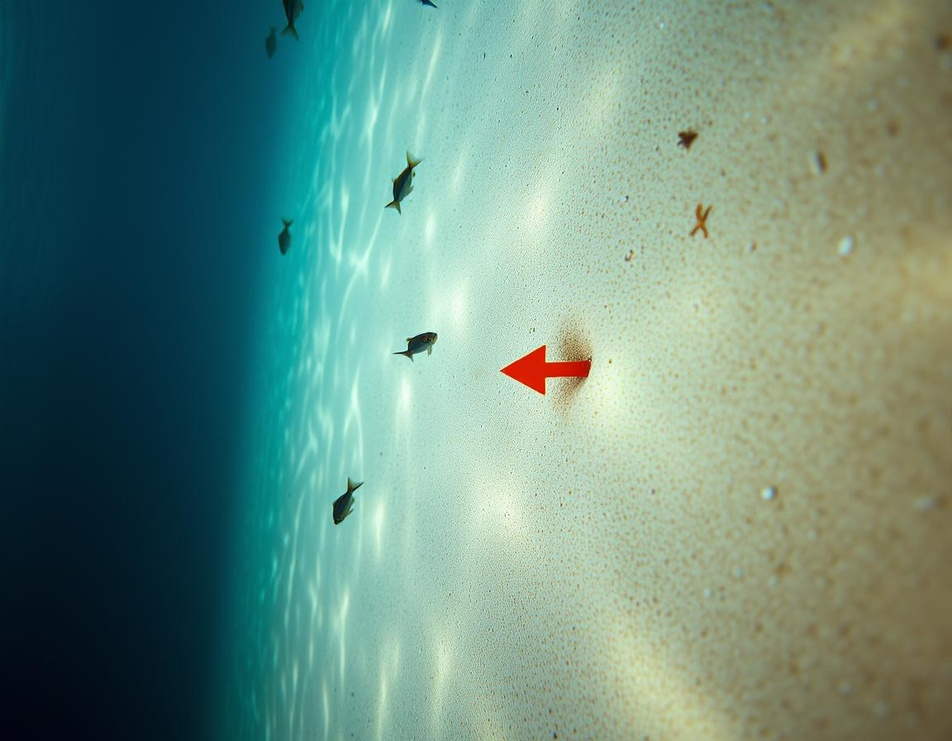
#> input picture arrow1R.jpg, 952 x 741 px, shrunk from 1152 x 896 before the run
$ python ArrowDetector.py
#> lines starting #> are read from the running program, lines starting #| are printed output that depends on the picture; after the words box and inside, x2 and y2 are one past the last pixel; in counts of white or black regions, pixels touching at a corner belong together; long printed decimals are rounded
import cv2 as cv
import numpy as np
import math
image=cv.imread("arrow1R.jpg")
#> image is the input picture: shape (741, 952, 3); mean B, G, R 126.7, 140.9, 105.4
hsv=cv.cvtColor(image,cv.COLOR_BGR2HSV)
#> hsv: shape (741, 952, 3); mean H, S, V 68.5, 118.6, 145.9


def redMasking(hsv):
    lower_red1 = np.array([0, 50, 50])
    upper_red1 = np.array([10, 255, 255])
    lower_red2 = np.array([170, 50, 50])
    upper_red2 = np.array([180, 255, 255])
    mask1 = cv.inRange(hsv, lower_red1, upper_red1)
    mask2 = cv.inRange(hsv, lower_red2, upper_red2)
    red_mask = cv.bitwise_or(mask1, mask2)
    return red_mask

def procImage(img):
    blur = cv.GaussianBlur(img,(5,5),1)
    edges= cv.Canny(blur,200,200)
    dialate = cv.dilate(edges,(5,5),iterations=3)
    eroded = cv.erode(dialate,(5,5),iterations=2)
    finalImg = eroded
    return finalImg
def calculateAngle(pt1, pt2, pt3):
    a = np.array(pt1)
    b = np.array(pt2)
    c = np.array(pt3)

    ba = a - b
    bc = c - b

    cosine_angle = np.dot(ba, bc) / (np.linalg.norm(ba) * np.linalg.norm(bc))
    angle = np.degrees(np.arccos(cosine_angle))

    return angle
def fContour(contours):
    max_contour = max(contours, key=cv.contourArea)
    return max_contour
def findTip(contour):
    epsilon = 0.02 * cv.arcLength(contour, True)
    approx = cv.approxPolyDP(contour, epsilon, True)

    min_angle = 360
    tip = None

    for i in range(len(approx)):
        prev_point = approx[i - 1][0]
        curr_point = approx[i][0]
        next_point = approx[(i + 1) % len(approx)][0]

        angle = calculateAngle(prev_point, curr_point, next_point)

        if angle < min_angle:
            min_angle = angle
            tip = curr_point

    return tip
def findCentroid(contour):
    M = cv.moments(contour)
    if M["m00"] != 0:
        cx = int(M["m10"] / M["m00"])
        cy = int(M["m01"] / M["m00"])
    else:
        cx, cy = 0, 0
    return (cx, cy)
def Fangle(tip,centriod):
    x1, y1 = tip
    x2, y2 = centriod

    angle_with_vertical = math.atan2(x2-x1,y2-y1)
    angle_with_vertical_degrees = math.degrees(angle_with_vertical)
    return angle_with_vertical_degrees

redMask=redMasking(hsv)
#> in redMasking, `mask1 = cv.inRange(hsv, lower_red1, upper_red1)`:
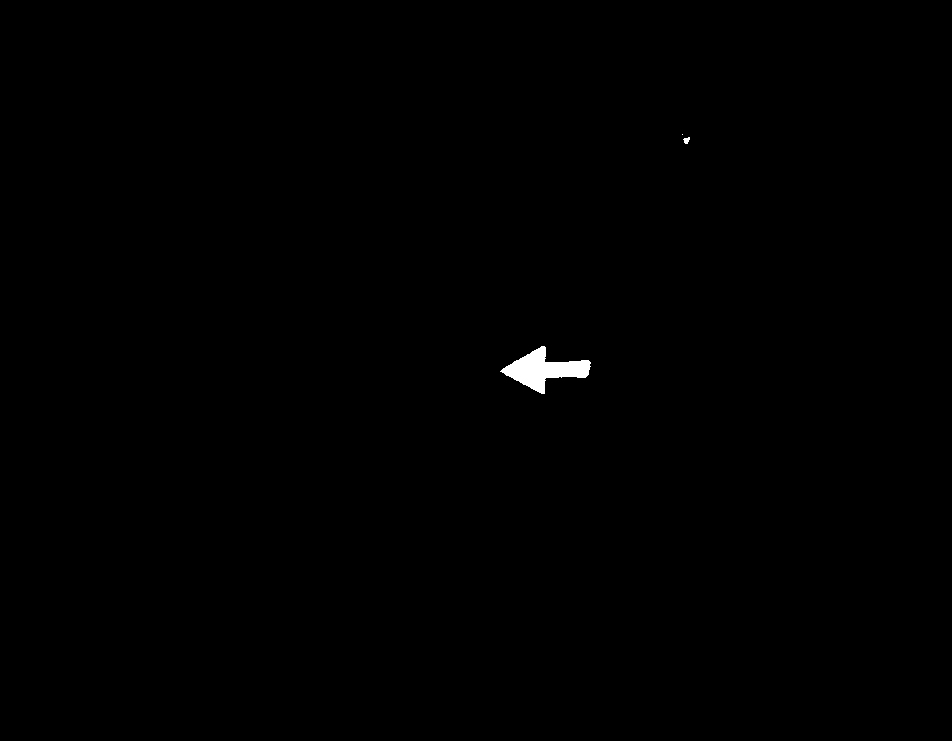
#> mask1: shape (741, 952); 0.28% white; 3 white regions (1 under 20 px), largest, box (x1, y1, x2, y2) and area: (500, 346, 591, 394) 1920, (683, 137, 690, 144) 32
finalImg=procImage(redMask)
#> in procImage, `edges= cv.Canny(blur,200,200)`:
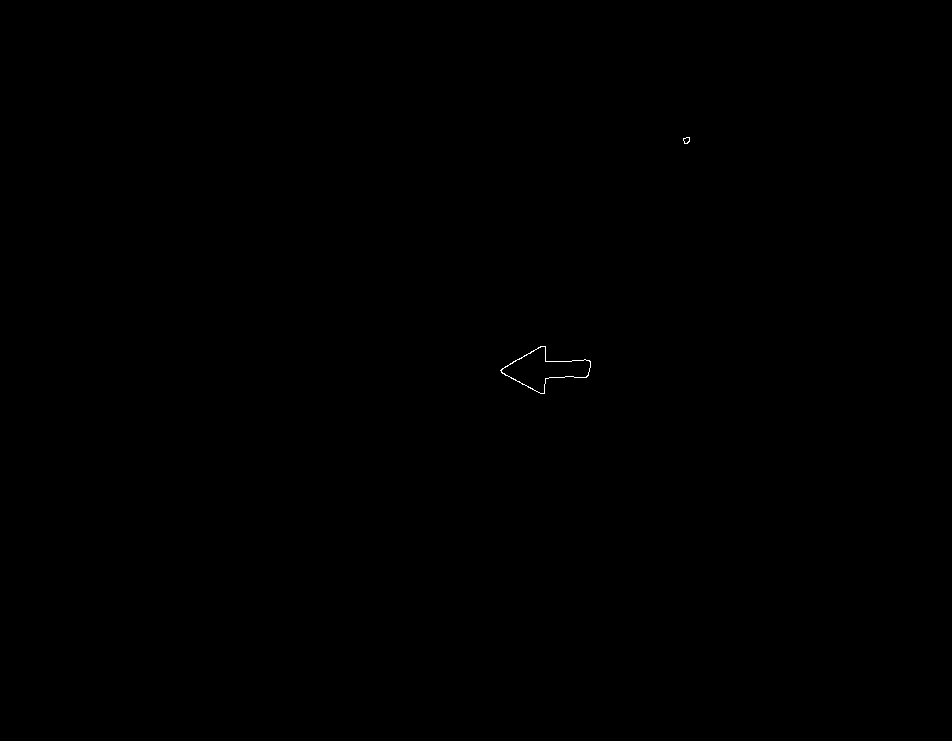
#> edges: shape (741, 952); 0.04% white in thin lines or dots, all inside (x1, y1, x2, y2) = (500, 137, 690, 394)
#> in procImage, `dialate = cv.dilate(edges,(5,5),iterations=3)`:
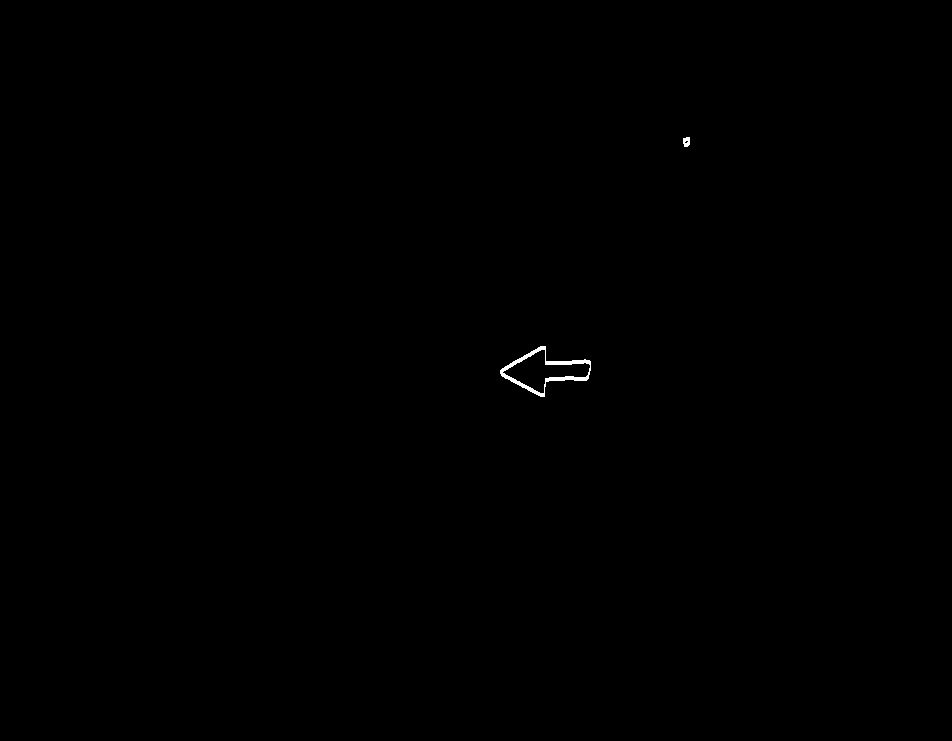
#> dialate: shape (741, 952); 0.12% white; 2 white regions, box (x1, y1, x2, y2) and area: (500, 346, 591, 397) 789, (683, 137, 690, 147) 57
ret,threshold_img=cv.threshold(finalImg,150,250,cv.THRESH_BINARY)
#> threshold_img: shape (741, 952); values 0 (black) and 250 (white), 0.07% white in thin lines or dots, all inside (x1, y1, x2, y2) = (500, 139, 690, 397)
contours,herr=cv.findContours(threshold_img,cv.RETR_EXTERNAL,cv.CHAIN_APPROX_SIMPLE)
#> contours = 2 contours; box (x1, y1, x2, y2) and area: (500, 348, 591, 397) 2018, (683, 139, 690, 147) 35; herr = [[1, -1, -1, -1], [-1, 0, -1, -1]]
contour=fContour(contours)
#> in fContour, `max_contour = max(contours, key=cv.contourArea)`: max_contour = contour of 98 points, box (x1, y1, x2, y2) (500, 348, 591, 397), area 2018
#> contour has the same summary as max_contour in fContour
tip=findTip(contour)
#> in findTip, `epsilon = 0.02 * cv.arcLength(contour, True)`: epsilon = 4.94
#> in findTip, `approx = cv.approxPolyDP(contour, epsilon, True)`: approx = [[500, 372], [544, 396], [546, 381], [586, 380], [590, 363], [546, 363], [540, 348]]
#> the loop in findTip, `for i in range(len(approx)):` made 7 passes
#> (a in calculateAngle, c in calculateAngle, ba in calculateAngle, bc in calculateAngle, cosine_angle in calculateAngle, angle, min_angle, tip) on pass 1: ([540, 348], [544, 396], [40, -24], [44, 24], 0.506, 59.57, 59.57, [500, 372])
#> after the loop in findTip, `for i in range(len(approx)):`: min_angle = 59.57
#> tip = [500, 372]
centriod=findCentroid(contour)
#> in findCentroid, `M = cv.moments(contour)`: M = moments, m00 2018, centre m10/m00, m01/m00 = (543.4, 371.8)
#> in findCentroid, `cx = int(M["m10"] / M["m00"])`: cx = 543
#> in findCentroid, `cy = int(M["m01"] / M["m00"])`: cy = 371
#> centriod = (543, 371)
image_main = image.copy()
cv.drawContours(image_main, [contour], -1, (93,170,40), 3)
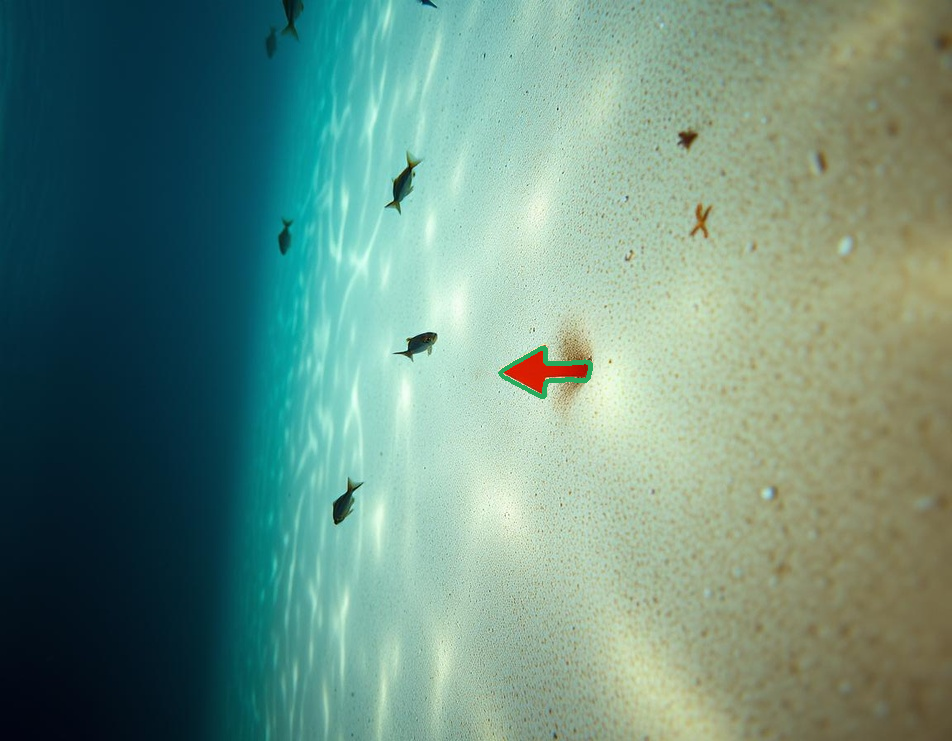
#> image_main: shape (741, 952, 3); 0.16% of pixels changed, all inside (x1, y1, x2, y2) = (498, 346, 593, 399)
angle=Fangle(tip,centriod)
#> in Fangle, `x1, y1 = tip`: x1 = 500; y1 = 372
#> in Fangle, `x2, y2 = centriod`: x2 = 543; y2 = 371
#> in Fangle, `angle_with_vertical = math.atan2(x2-x1,y2-y1)`: angle_with_vertical = 1.59
#> in Fangle, `angle_with_vertical_degrees = math.degrees(angle_with_vertical)`: angle_with_vertical_degrees = 91.33
#> angle = 91.33
rows, cols = image.shape[:2]
image_main = image.copy()
cv.drawContours(image_main, [contour], -1, (93, 170, 40), 3)
cv.circle(image_main, tuple(tip), 8, (255, 0, 0), -1)
#> image_main: shape (741, 952, 3); 0.03% of pixels changed, all inside (x1, y1, x2, y2) = (492, 364, 509, 381)
cv.circle(image_main, centriod, 8, (0, 255, 0), -1)
#> image_main: shape (741, 952, 3); mean B, G, R 126.7, 140.9, 105
cv.line(image_main, tuple(tip), centriod, (0, 0, 0), 2)
#> image_main: shape (741, 952, 3); mean B, G, R 126.7, 140.9, 105
cv.imshow('Arrow Analysis with Centroid', image_main)
print(Fangle(tip,centriod))
#| 91.332
cv.waitKey(0)
cv.destroyAllWindows()

$ run again, with arrow1.jpg copied over arrow1R.jpg
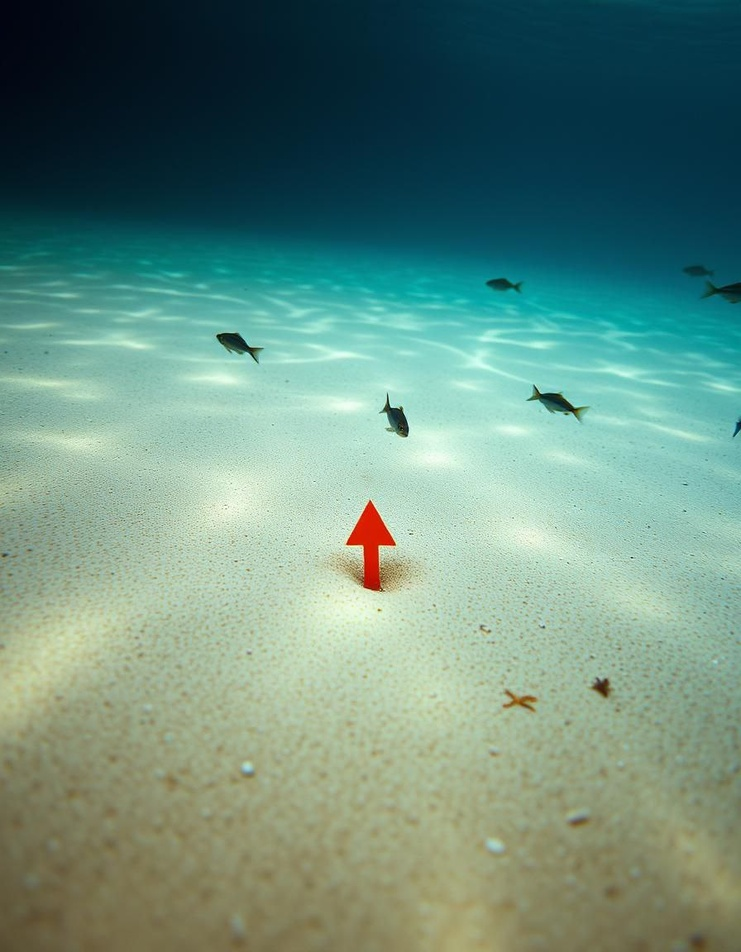
#> input picture arrow1.jpg, 741 x 952 px, shrunk from 896 x 1152 before the run
#> image is the input picture: shape (952, 741, 3); mean B, G, R 126.7, 140.9, 105.4
#> hsv: shape (952, 741, 3); mean H, S, V 68.5, 118.5, 145.9
#> in redMasking, `mask1 = cv.inRange(hsv, lower_red1, upper_red1)`:
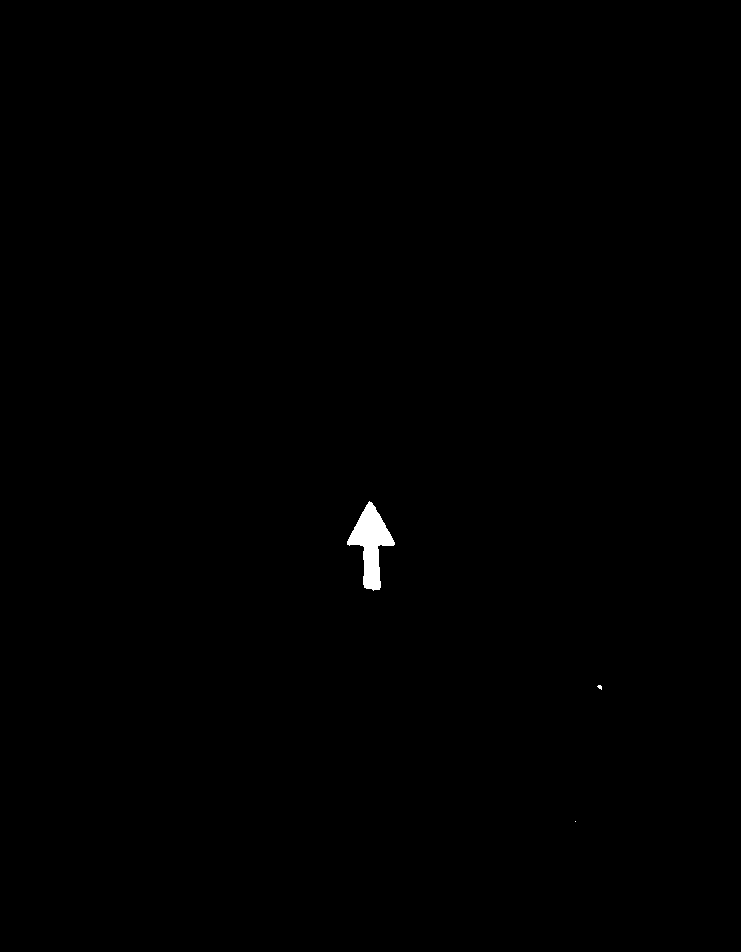
#> mask1: shape (952, 741); 0.27% white; 3 white regions (2 under 20 px), largest, box (x1, y1, x2, y2) and area: (347, 501, 395, 591) 1918
#> mask2: shape (952, 741); every value is 0
#> edges: shape (952, 741); 0.04% white in thin lines or dots, all inside (x1, y1, x2, y2) = (347, 501, 603, 690)
#> dialate: shape (952, 741); 0.08% white; 2 white regions, box (x1, y1, x2, y2) and area: (347, 501, 395, 594) 556, (597, 685, 603, 693) 41
#> eroded: shape (952, 741); 0.05% white in thin lines or dots, all inside (x1, y1, x2, y2) = (347, 503, 603, 693)
#> contours = 2 contours; box (x1, y1, x2, y2) and area: (347, 503, 395, 594) 1970, (597, 687, 603, 693) 20; herr = [[1, -1, -1, -1], [-1, 0, -1, -1]]
#> max_contour = contour of 108 points, box (x1, y1, x2, y2) (347, 503, 395, 594), area 1970
#> contour has the same summary as max_contour in fContour
#> epsilon = 4.94
#> approx = [[368, 503], [347, 547], [363, 550], [363, 588], [376, 593], [378, 550], [394, 543]]
#> the loop in findTip, `for i in range(len(approx)):` made 7 passes
#> (a in calculateAngle, c in calculateAngle, ba in calculateAngle, bc in calculateAngle, cosine_angle in calculateAngle, angle, min_angle, tip) on pass 1: ([394, 543], [347, 547], [26, 40], [-21, 44], 0.522, 58.54, 58.54, [368, 503])
#> after the loop in findTip, `for i in range(len(approx)):`: min_angle = 58.54
#> `tip=findTip(contour)`: tip = [368, 503]
#> M = moments, m00 1969.5, centre m10/m00, m01/m00 = (370.5, 545.6)
#> cx = 370
#> cy = 545
#> centriod = (370, 545)
#> `cv.drawContours(image_main, [contour], -1, (93,170,40), 3)`:
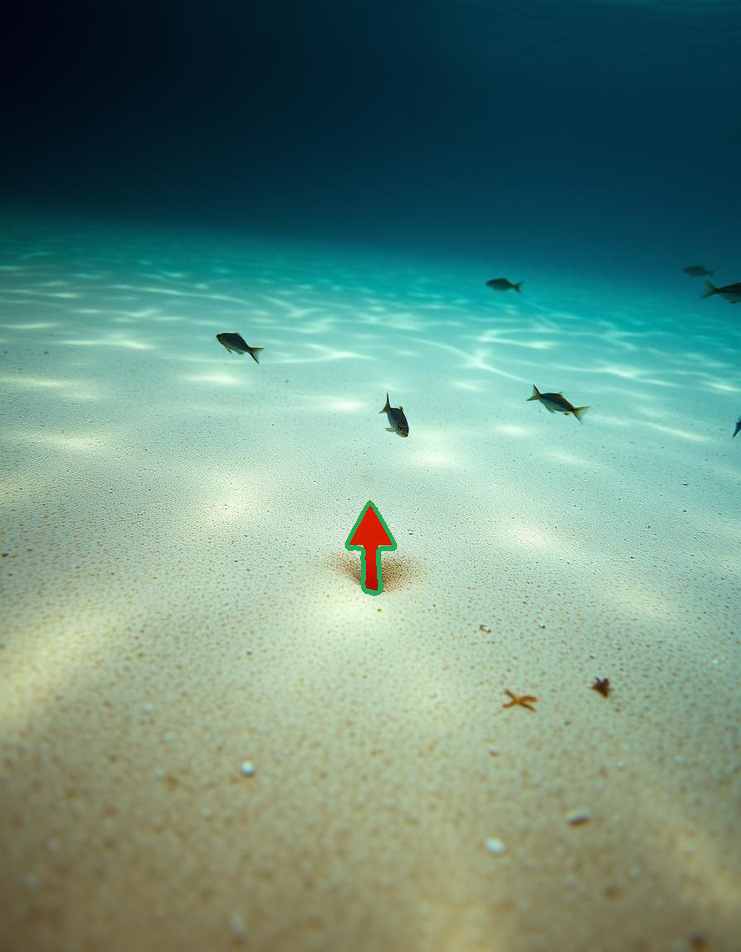
#> image_main: shape (952, 741, 3); 0.16% of pixels changed, all inside (x1, y1, x2, y2) = (345, 501, 397, 596)
#> x1 = 368; y1 = 503
#> x2 = 370; y2 = 545
#> angle_with_vertical = 0.0476
#> angle_with_vertical_degrees = 2.73
#| 2.726
